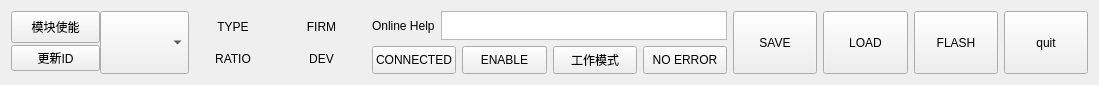
<?xml version="1.0" encoding="UTF-8"?>
<ui version="4.0">
 <class>Bottom</class>
 <widget class="QWidget" name="Bottom">
  <property name="geometry">
   <rect>
    <x>0</x>
    <y>0</y>
    <width>1099</width>
    <height>85</height>
   </rect>
  </property>
  <property name="windowTitle">
   <string>Bottom</string>
  </property>
  <layout class="QHBoxLayout" name="horizontalLayout_4">
   <item>
    <layout class="QGridLayout" name="gridLayout">
     <property name="spacing">
      <number>0</number>
     </property>
     <item row="0" column="3">
      <widget class="QLabel" name="firmLabel">
       <property name="enabled">
        <bool>true</bool>
       </property>
       <property name="sizePolicy">
        <sizepolicy hsizetype="Expanding" vsizetype="Expanding">
         <horstretch>2</horstretch>
         <verstretch>3</verstretch>
        </sizepolicy>
       </property>
       <property name="minimumSize">
        <size>
         <width>1</width>
         <height>1</height>
        </size>
       </property>
       <property name="sizeIncrement">
        <size>
         <width>1</width>
         <height>1</height>
        </size>
       </property>
       <property name="baseSize">
        <size>
         <width>1</width>
         <height>1</height>
        </size>
       </property>
       <property name="font">
        <font>
         <pointsize>9</pointsize>
        </font>
       </property>
       <property name="mouseTracking">
        <bool>true</bool>
       </property>
       <property name="text">
        <string>FIRM</string>
       </property>
       <property name="alignment">
        <set>Qt::AlignCenter</set>
       </property>
      </widget>
     </item>
     <item row="0" column="1" rowspan="2">
      <widget class="QComboBox" name="cmbID">
       <property name="sizePolicy">
        <sizepolicy hsizetype="Expanding" vsizetype="Expanding">
         <horstretch>2</horstretch>
         <verstretch>6</verstretch>
        </sizepolicy>
       </property>
       <property name="minimumSize">
        <size>
         <width>1</width>
         <height>1</height>
        </size>
       </property>
       <property name="font">
        <font>
         <pointsize>9</pointsize>
        </font>
       </property>
       <property name="mouseTracking">
        <bool>true</bool>
       </property>
       <property name="toolTip">
        <string>&lt;html&gt;&lt;head/&gt;&lt;body&gt;&lt;p&gt;切换模块&lt;/p&gt;&lt;/body&gt;&lt;/html&gt;</string>
       </property>
      </widget>
     </item>
     <item row="1" column="0">
      <widget class="QPushButton" name="btnUpdateID">
       <property name="text">
        <string>更新ID</string>
       </property>
      </widget>
     </item>
     <item row="1" column="2">
      <widget class="QLabel" name="ratioLabel">
       <property name="sizePolicy">
        <sizepolicy hsizetype="Expanding" vsizetype="Expanding">
         <horstretch>2</horstretch>
         <verstretch>3</verstretch>
        </sizepolicy>
       </property>
       <property name="minimumSize">
        <size>
         <width>1</width>
         <height>1</height>
        </size>
       </property>
       <property name="sizeIncrement">
        <size>
         <width>1</width>
         <height>1</height>
        </size>
       </property>
       <property name="baseSize">
        <size>
         <width>1</width>
         <height>1</height>
        </size>
       </property>
       <property name="font">
        <font>
         <pointsize>9</pointsize>
        </font>
       </property>
       <property name="mouseTracking">
        <bool>true</bool>
       </property>
       <property name="toolTip">
        <string>&lt;html&gt;&lt;head/&gt;&lt;body&gt;&lt;p&gt;模块减速比&lt;/p&gt;&lt;/body&gt;&lt;/html&gt;</string>
       </property>
       <property name="text">
        <string>RATIO</string>
       </property>
       <property name="alignment">
        <set>Qt::AlignCenter</set>
       </property>
      </widget>
     </item>
     <item row="1" column="3">
      <widget class="QLabel" name="devLabel">
       <property name="sizePolicy">
        <sizepolicy hsizetype="Expanding" vsizetype="Expanding">
         <horstretch>2</horstretch>
         <verstretch>3</verstretch>
        </sizepolicy>
       </property>
       <property name="minimumSize">
        <size>
         <width>1</width>
         <height>1</height>
        </size>
       </property>
       <property name="sizeIncrement">
        <size>
         <width>1</width>
         <height>1</height>
        </size>
       </property>
       <property name="baseSize">
        <size>
         <width>1</width>
         <height>1</height>
        </size>
       </property>
       <property name="font">
        <font>
         <pointsize>9</pointsize>
        </font>
       </property>
       <property name="mouseTracking">
        <bool>true</bool>
       </property>
       <property name="toolTip">
        <string>&lt;html&gt;&lt;head/&gt;&lt;body&gt;&lt;p&gt;固件版本号&lt;/p&gt;&lt;/body&gt;&lt;/html&gt;</string>
       </property>
       <property name="text">
        <string>DEV</string>
       </property>
       <property name="alignment">
        <set>Qt::AlignCenter</set>
       </property>
      </widget>
     </item>
     <item row="0" column="0">
      <widget class="QPushButton" name="enableDriverPushButton">
       <property name="enabled">
        <bool>true</bool>
       </property>
       <property name="sizePolicy">
        <sizepolicy hsizetype="Expanding" vsizetype="Expanding">
         <horstretch>2</horstretch>
         <verstretch>2</verstretch>
        </sizepolicy>
       </property>
       <property name="minimumSize">
        <size>
         <width>1</width>
         <height>1</height>
        </size>
       </property>
       <property name="font">
        <font>
         <pointsize>9</pointsize>
        </font>
       </property>
       <property name="mouseTracking">
        <bool>true</bool>
       </property>
       <property name="text">
        <string>模块使能</string>
       </property>
      </widget>
     </item>
     <item row="0" column="2">
      <widget class="QLabel" name="typeLabel">
       <property name="sizePolicy">
        <sizepolicy hsizetype="Expanding" vsizetype="Expanding">
         <horstretch>2</horstretch>
         <verstretch>3</verstretch>
        </sizepolicy>
       </property>
       <property name="sizeIncrement">
        <size>
         <width>1</width>
         <height>1</height>
        </size>
       </property>
       <property name="baseSize">
        <size>
         <width>1</width>
         <height>1</height>
        </size>
       </property>
       <property name="font">
        <font>
         <pointsize>9</pointsize>
        </font>
       </property>
       <property name="mouseTracking">
        <bool>true</bool>
       </property>
       <property name="toolTip">
        <string>&lt;html&gt;&lt;head/&gt;&lt;body&gt;&lt;p&gt;模块类型&lt;/p&gt;&lt;/body&gt;&lt;/html&gt;</string>
       </property>
       <property name="text">
        <string>TYPE</string>
       </property>
       <property name="alignment">
        <set>Qt::AlignCenter</set>
       </property>
      </widget>
     </item>
    </layout>
   </item>
   <item>
    <layout class="QVBoxLayout" name="verticalLayout" stretch="1,1">
     <item>
      <layout class="QHBoxLayout" name="horizontalLayout_3">
       <item>
        <widget class="QLabel" name="helpLabel">
         <property name="font">
          <font>
           <pointsize>9</pointsize>
          </font>
         </property>
         <property name="mouseTracking">
          <bool>true</bool>
         </property>
         <property name="toolTip">
          <string>&lt;html&gt;&lt;head/&gt;&lt;body&gt;&lt;p&gt;帮助信息&lt;/p&gt;&lt;/body&gt;&lt;/html&gt;</string>
         </property>
         <property name="text">
          <string>Online Help</string>
         </property>
        </widget>
       </item>
       <item>
        <widget class="QTextEdit" name="helpTextEdit">
         <property name="sizePolicy">
          <sizepolicy hsizetype="Expanding" vsizetype="Expanding">
           <horstretch>7</horstretch>
           <verstretch>4</verstretch>
          </sizepolicy>
         </property>
         <property name="minimumSize">
          <size>
           <width>1</width>
           <height>1</height>
          </size>
         </property>
         <property name="font">
          <font>
           <pointsize>9</pointsize>
          </font>
         </property>
         <property name="mouseTracking">
          <bool>true</bool>
         </property>
         <property name="toolTip">
          <string>&lt;html&gt;&lt;head/&gt;&lt;body&gt;&lt;p&gt;帮助信息显示栏&lt;/p&gt;&lt;/body&gt;&lt;/html&gt;</string>
         </property>
        </widget>
       </item>
      </layout>
     </item>
     <item>
      <layout class="QHBoxLayout" name="horizontalLayout">
       <item>
        <widget class="QPushButton" name="connectedPushButton">
         <property name="enabled">
          <bool>true</bool>
         </property>
         <property name="sizePolicy">
          <sizepolicy hsizetype="Expanding" vsizetype="Expanding">
           <horstretch>2</horstretch>
           <verstretch>2</verstretch>
          </sizepolicy>
         </property>
         <property name="minimumSize">
          <size>
           <width>1</width>
           <height>1</height>
          </size>
         </property>
         <property name="font">
          <font>
           <pointsize>9</pointsize>
          </font>
         </property>
         <property name="mouseTracking">
          <bool>true</bool>
         </property>
         <property name="text">
          <string>CONNECTED</string>
         </property>
        </widget>
       </item>
       <item>
        <widget class="QPushButton" name="enableDriverPushButton_2">
         <property name="enabled">
          <bool>true</bool>
         </property>
         <property name="sizePolicy">
          <sizepolicy hsizetype="Expanding" vsizetype="Expanding">
           <horstretch>2</horstretch>
           <verstretch>2</verstretch>
          </sizepolicy>
         </property>
         <property name="minimumSize">
          <size>
           <width>1</width>
           <height>1</height>
          </size>
         </property>
         <property name="font">
          <font>
           <pointsize>9</pointsize>
          </font>
         </property>
         <property name="mouseTracking">
          <bool>true</bool>
         </property>
         <property name="text">
          <string>ENABLE</string>
         </property>
        </widget>
       </item>
       <item>
        <widget class="QPushButton" name="workModePushButton">
         <property name="sizePolicy">
          <sizepolicy hsizetype="Expanding" vsizetype="Expanding">
           <horstretch>2</horstretch>
           <verstretch>2</verstretch>
          </sizepolicy>
         </property>
         <property name="minimumSize">
          <size>
           <width>1</width>
           <height>1</height>
          </size>
         </property>
         <property name="font">
          <font>
           <pointsize>9</pointsize>
          </font>
         </property>
         <property name="mouseTracking">
          <bool>true</bool>
         </property>
         <property name="text">
          <string>工作模式</string>
         </property>
        </widget>
       </item>
       <item>
        <widget class="QPushButton" name="ifErrorPushButton">
         <property name="enabled">
          <bool>true</bool>
         </property>
         <property name="sizePolicy">
          <sizepolicy hsizetype="Expanding" vsizetype="Expanding">
           <horstretch>2</horstretch>
           <verstretch>2</verstretch>
          </sizepolicy>
         </property>
         <property name="minimumSize">
          <size>
           <width>1</width>
           <height>1</height>
          </size>
         </property>
         <property name="font">
          <font>
           <pointsize>9</pointsize>
          </font>
         </property>
         <property name="mouseTracking">
          <bool>true</bool>
         </property>
         <property name="text">
          <string>NO ERROR</string>
         </property>
        </widget>
       </item>
      </layout>
     </item>
    </layout>
   </item>
   <item>
    <layout class="QHBoxLayout" name="horizontalLayout_2">
     <item>
      <widget class="QPushButton" name="btnSave">
       <property name="sizePolicy">
        <sizepolicy hsizetype="Expanding" vsizetype="Expanding">
         <horstretch>1</horstretch>
         <verstretch>6</verstretch>
        </sizepolicy>
       </property>
       <property name="minimumSize">
        <size>
         <width>1</width>
         <height>1</height>
        </size>
       </property>
       <property name="font">
        <font>
         <pointsize>9</pointsize>
        </font>
       </property>
       <property name="mouseTracking">
        <bool>true</bool>
       </property>
       <property name="text">
        <string>SAVE</string>
       </property>
      </widget>
     </item>
     <item>
      <widget class="QPushButton" name="btnLoad">
       <property name="sizePolicy">
        <sizepolicy hsizetype="Expanding" vsizetype="Expanding">
         <horstretch>1</horstretch>
         <verstretch>6</verstretch>
        </sizepolicy>
       </property>
       <property name="minimumSize">
        <size>
         <width>1</width>
         <height>1</height>
        </size>
       </property>
       <property name="font">
        <font>
         <pointsize>9</pointsize>
        </font>
       </property>
       <property name="mouseTracking">
        <bool>true</bool>
       </property>
       <property name="text">
        <string>LOAD</string>
       </property>
      </widget>
     </item>
     <item>
      <widget class="QPushButton" name="btnFlash">
       <property name="sizePolicy">
        <sizepolicy hsizetype="Expanding" vsizetype="Expanding">
         <horstretch>1</horstretch>
         <verstretch>6</verstretch>
        </sizepolicy>
       </property>
       <property name="minimumSize">
        <size>
         <width>1</width>
         <height>1</height>
        </size>
       </property>
       <property name="font">
        <font>
         <pointsize>9</pointsize>
        </font>
       </property>
       <property name="mouseTracking">
        <bool>true</bool>
       </property>
       <property name="toolTip">
        <string>&lt;html&gt;&lt;head/&gt;&lt;body&gt;&lt;p&gt;写入Flash&lt;/p&gt;&lt;/body&gt;&lt;/html&gt;</string>
       </property>
       <property name="text">
        <string>FLASH</string>
       </property>
      </widget>
     </item>
     <item>
      <widget class="QPushButton" name="btnQuit">
       <property name="sizePolicy">
        <sizepolicy hsizetype="Expanding" vsizetype="Expanding">
         <horstretch>1</horstretch>
         <verstretch>6</verstretch>
        </sizepolicy>
       </property>
       <property name="minimumSize">
        <size>
         <width>1</width>
         <height>1</height>
        </size>
       </property>
       <property name="font">
        <font>
         <pointsize>9</pointsize>
         <weight>50</weight>
         <bold>false</bold>
        </font>
       </property>
       <property name="mouseTracking">
        <bool>true</bool>
       </property>
       <property name="toolTip">
        <string>&lt;html&gt;&lt;head/&gt;&lt;body&gt;&lt;p&gt;写入Flash&lt;/p&gt;&lt;/body&gt;&lt;/html&gt;</string>
       </property>
       <property name="text">
        <string>quit</string>
       </property>
      </widget>
     </item>
    </layout>
   </item>
  </layout>
  <zorder></zorder>
 </widget>
 <layoutdefault spacing="6" margin="11"/>
 <resources/>
 <connections/>
</ui>
